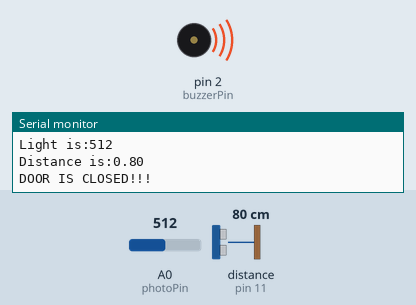
Recording of a sketch running on a simulated Arduino Uno, built with avr-gcc and run on an emulated ATmega328P. Parts: buzzer (waves = sounding, pin HIGH), the last lines printed to the serial monitor. Wiring (inferred from the names in the program): ultrasonic range finder: trigger pin 12; echo pin 11. The test bench sets the inputs (shaded band); at power-on: distance to the obstacle (sensor on pin 11) 80 cm, A0 (photoPin) = 512. The echo pulse lasts 58.3 µs per cm; pins used as bus, display or sensor lines are not drawn.

Above: at 2.8 s.
2.9 s: distance to the obstacle (sensor on pin 11) set to 120 cm
At 4.6 s:
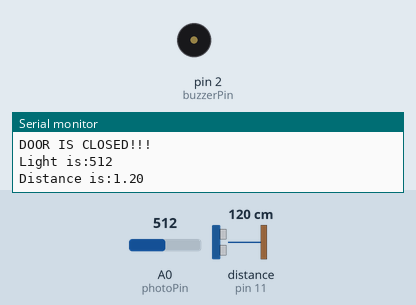
5.6 s: distance to the obstacle (sensor on pin 11) set to 2 cm
At 7.3 s:
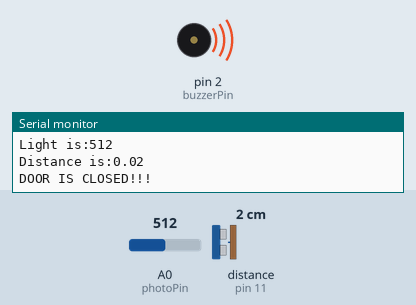
8.3 s: distance to the obstacle (sensor on pin 11) set to 250 cm
At 11.0 s:
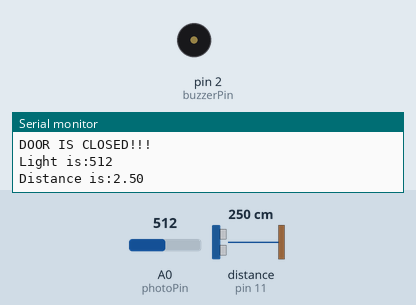
Timing chart, 0 to 12.5 s (numbered marks = the images above; inputs shaded):
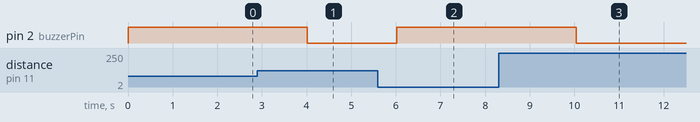

Measured:
- after the input at 2.9 s, pin 2 (buzzerPin): HIGH → LOW after 1.1 s
- after the input at 5.6 s, pin 2 (buzzerPin): LOW → HIGH after 0.42 s
- after the input at 8.3 s, pin 2 (buzzerPin): HIGH → LOW after 1.7 s

The sketch:

LightLeftOffAlarm.ino
```cpp
// Buzzer
int buzzerPin = 2;

// Photorresistor
int photoPin = A0;
int lightVal;
int lightThreshold = 400;

// Ultrasonic sensor
int triggerPin = 12;
int echoPin = 11;
float pingTravelTime = 0; // microseconds
float distance = 0; // meters
float speedOfSound = 343.; // meters per seconds
float distanceThreshold = 0.9; // meters

void setup() {
  Serial.begin(9600);

  // Ultrasonic sensor pins
  pinMode(triggerPin, OUTPUT);
  pinMode(echoPin, INPUT);

  // Photoresistor pins
  pinMode(photoPin, INPUT);

  // Buzzer pins
  pinMode(buzzerPin, OUTPUT);
}

void loop() {

if(isLightOn()){
  if(isDoorClosed()){
    Serial.println("DOOR IS CLOSED!!!");
    soundAlarm(HIGH);
    }
    else{
      soundAlarm(LOW);
      }
  }
  else{
    soundAlarm(LOW);
  }

  delay(2000);
}


void soundAlarm(bool value)
{
   digitalWrite(buzzerPin, value);
}

int isLightOn()
{
  lightVal = analogRead(photoPin);
  Serial.print("Light is:");
  Serial.println(lightVal);

  return lightVal > lightThreshold;
}

bool isDoorClosed()
{
  digitalWrite(triggerPin, LOW);
  delayMicroseconds(10);
  digitalWrite(triggerPin, HIGH);
  delayMicroseconds(10);
  digitalWrite(triggerPin, LOW);

  pingTravelTime = pulseIn(echoPin, HIGH);
  /*Serial.print("Ping Travel Time is:");
  Serial.println(pingTravelTime);*/

  distance = speedOfSound * (pingTravelTime / 2) / 1000000;
  Serial.print("Distance is:");
  Serial.println(distance);

  return distance <= distanceThreshold;
}
```
